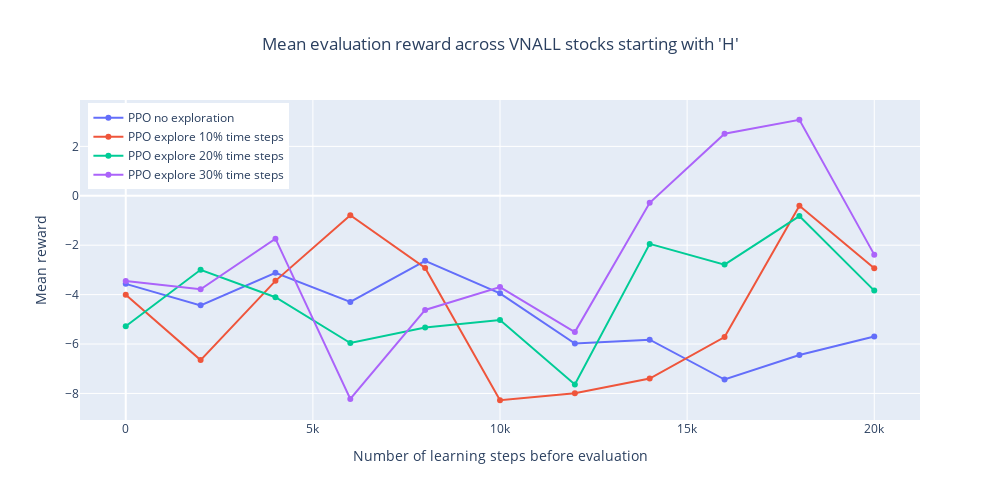

The cell this chart's notebook holds for it:
### Code cell
fig = go.Figure()
fig.update_layout(width=1000, height=500)
fig.update_layout(title=f"Mean evaluation reward across VNALL stocks starting with 'H'", title_x=0.5)
fig.update_xaxes(title_text="Number of learning steps before evaluation")
fig.update_yaxes(title_text="Mean reward")

fig.add_trace(go.Scatter(x=group_df['ppo_noexplore'].index*1000, y=group_df['ppo_noexplore']['mean'],
                    mode='lines+markers',
                    name='PPO no exploration'))

fig.add_trace(go.Scatter(x=group_df['ppo_explore0.1'].index*1000, y=group_df['ppo_explore0.1']['mean'],
                    mode='lines+markers',
                    name='PPO explore 10% time steps'))

fig.add_trace(go.Scatter(x=group_df['ppo_explore0.2'].index*1000, y=group_df['ppo_explore0.2']['mean'],
                    mode='lines+markers',
                    name='PPO explore 20% time steps'))

fig.add_trace(go.Scatter(x=group_df['ppo_explore0.3'].index*1000, y=group_df['ppo_explore0.3']['mean'],
                    mode='lines+markers',
                    name='PPO explore 30% time steps'))
# legend position

fig.update_layout(legend=dict(
    yanchor="top",
    y=0.99,
    xanchor="left",
    x=0.01
))
fig.show()

### Figure 1 — Plotly figure (JSON) as saved in the notebook; plotly's stock layout.template omitted (floating-point values rounded to 4 significant figures)
{"data": [{"mode": "lines+markers", "name": "PPO no exploration", "type": "scatter", "x": [0, 2000, 4000, 6000, 8000, 10000, 12000, 14000, 16000, 18000, 20000], "y": [-3.564, -4.435, -3.119, -4.294, -2.634, -3.948, -5.977, -5.826, -7.436, -6.442, -5.698]}, {"mode": "lines+markers", "name": "PPO explore 10% time steps", "type": "scatter", "x": [0, 2000, 4000, 6000, 8000, 10000, 12000, 14000, 16000, 18000, 20000], "y": [-4.002, -6.651, -3.443, -0.7841, -2.924, -8.275, -7.993, -7.399, -5.716, -0.4029, -2.933]}, {"mode": "lines+markers", "name": "PPO explore 20% time steps", "type": "scatter", "x": [0, 2000, 4000, 6000, 8000, 10000, 12000, 14000, 16000, 18000, 20000], "y": [-5.28, -2.994, -4.107, -5.961, -5.328, -5.032, -7.636, -1.947, -2.785, -0.8224, -3.838]}, {"mode": "lines+markers", "name": "PPO explore 30% time steps", "type": "scatter", "x": [0, 2000, 4000, 6000, 8000, 10000, 12000, 14000, 16000, 18000, 20000], "y": [-3.452, -3.783, -1.734, -8.223, -4.62, -3.695, -5.517, -0.2851, 2.514, 3.078, -2.382]}], "layout": {"height": 500, "legend": {"x": 0.01, "xanchor": "left", "y": 0.99, "yanchor": "top"}, "title": {"text": "Mean evaluation reward across VNALL stocks starting with 'H'", "x": 0.5}, "width": 1000, "xaxis": {"title": {"text": "Number of learning steps before evaluation"}}, "yaxis": {"title": {"text": "Mean reward"}}}}
